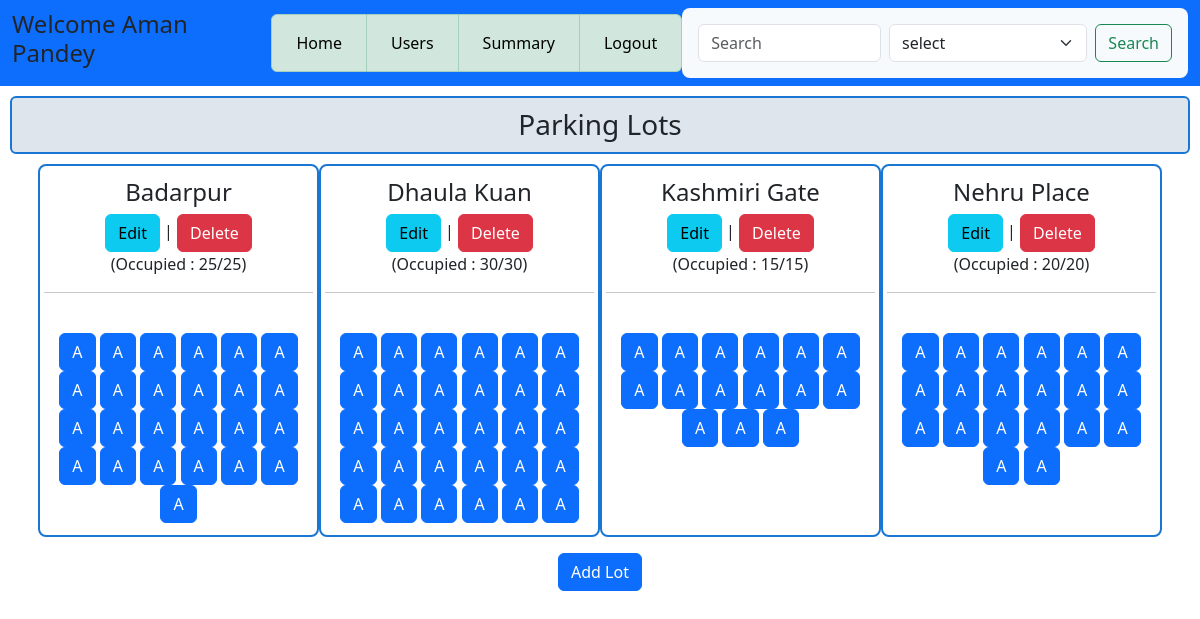
Page /admin_dashboard on the earlier database version.
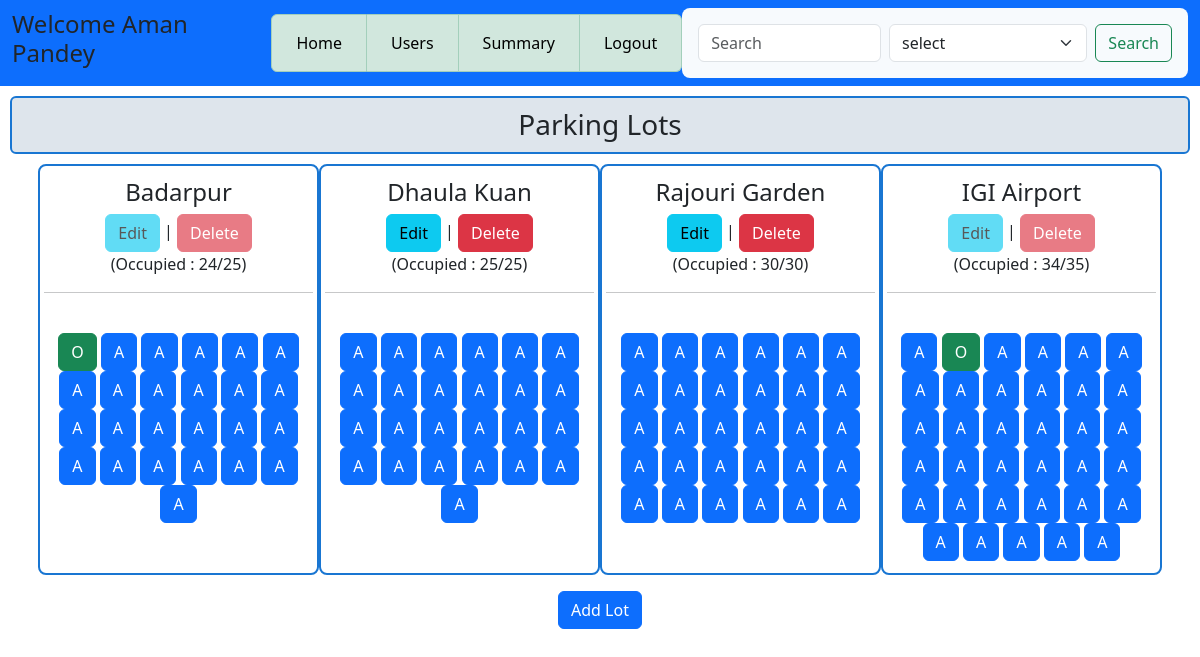
Same page on the later database version.
### application/models.py (models this page shows)
class Lots(db.Model):
    id = db.Column(db.Integer, primary_key=True , autoincrement=True)
    location = db.Column(db.String(200), unique=True, nullable=False)
    price = db.Column(db.Integer, nullable=False)
    available_spots = db.Column(db.Integer, nullable=False)
    total_spots = db.Column(db.Integer, nullable=False)
    address = db.Column(db.String(400), nullable=False)
    pincode = db.Column(db.String(10), nullable=False)
    details = db.relationship('Spots', backref='lot', cascade="all, delete-orphan")

class Spots(db.Model):
    id = db.Column(db.String, primary_key=True)
    lot_id = db.Column(db.Integer, db.ForeignKey('lots.id'), nullable=False)
    status = db.Column(db.String, default="Available") # Available or Unavailable

### application/controllers.py (the view)
@app.route('/admin_dashboard', methods=['GET'])
def admin_dashboard():
    this_user = Users.query.filter_by(type="admin").first()
    all_users = Users.query.filter_by(type="user").all()
    all_lots = Lots.query.all()
    all_spots = Spots.query.all()
    all_reservations = Reserve.query.all()
    return render_template('admin_dash.html', all_users=all_users, all_lots=all_lots, all_spots=all_spots, all_reservations=all_reservations, this_user=this_user)

### templates/admin_dash.html (shortened to what the changed rows need)
<!DOCTYPE html>
<html lang="en">
<head>
    <link rel="stylesheet" href="/static/css/style.css">
    <link href="https://cdn.jsdelivr.net/npm/bootstrap@5.3.7/dist/css/bootstrap.min.css" rel="stylesheet">
</head>
<body>
    <div id ="main">
        <div id ="canvas">
            <div class ="top-section">
                <div id ="content">
                        <div class="container">
                            <div class="row g-2">
                                {% for lot in all_lots %}
                                <div class="col-3">
                                    <h4> {{lot.location}}</h4>
                                    <a href="/edit_parking_lot/{{lot.id}}" class="btn btn-info {% if lot.available_spots != lot.total_spots %} disabled {% endif %}"
                                     aria-disabled="true" tabindex="-1" > Edit </a>
                                    |
                                    <a href="/delete_lot/{{lot.id}}" class="btn btn-danger {% if lot.available_spots != lot.total_spots %} disabled {% endif %}"
                                     aria-disabled="true" tabindex="-1" > Delete </a>
                                    <br>
                                    (Occupied : {{lot.available_spots}}/{{lot.total_spots}})
                                    <hr>
                                    <br>
                                    {% for spot in all_spots  %}
                                        {% if spot.lot_id == lot.id %}
                                            {% if spot.status =="Available" %}
                                            <a href="/delete_spot/{{spot.id}}" class="btn btn-primary">A</a>
                                            {% else %}
                                            <a href="/delete_spot/{{spot.id}}" class="btn btn-success">O</a>
                                            {% endif %}
                                        {% endif %}
                                    {% endfor %}
                                </div>
                                {% endfor %}
                            </div>
                        </div>
                </div>
            </div>
        </div>
    </div>
</body>
</html>

Differences in the rows shown:
removed Lots: location "Kashmiri Gate", available_spots "15", total_spots "15"
removed Lots: location "Nehru Place", available_spots "20", total_spots "20"
changed Lots "Badarpur": available_spots "25" → "24"
changed Spots (number 1 of 115 on the later page): status "A" → "O"
changed Lots "Dhaula Kuan": available_spots "30" → "25"; total_spots "30" → "25"
added Lots: location "Rajouri Garden", available_spots "30", total_spots "30"
added Lots: location "IGI Airport", available_spots "34", total_spots "35"
